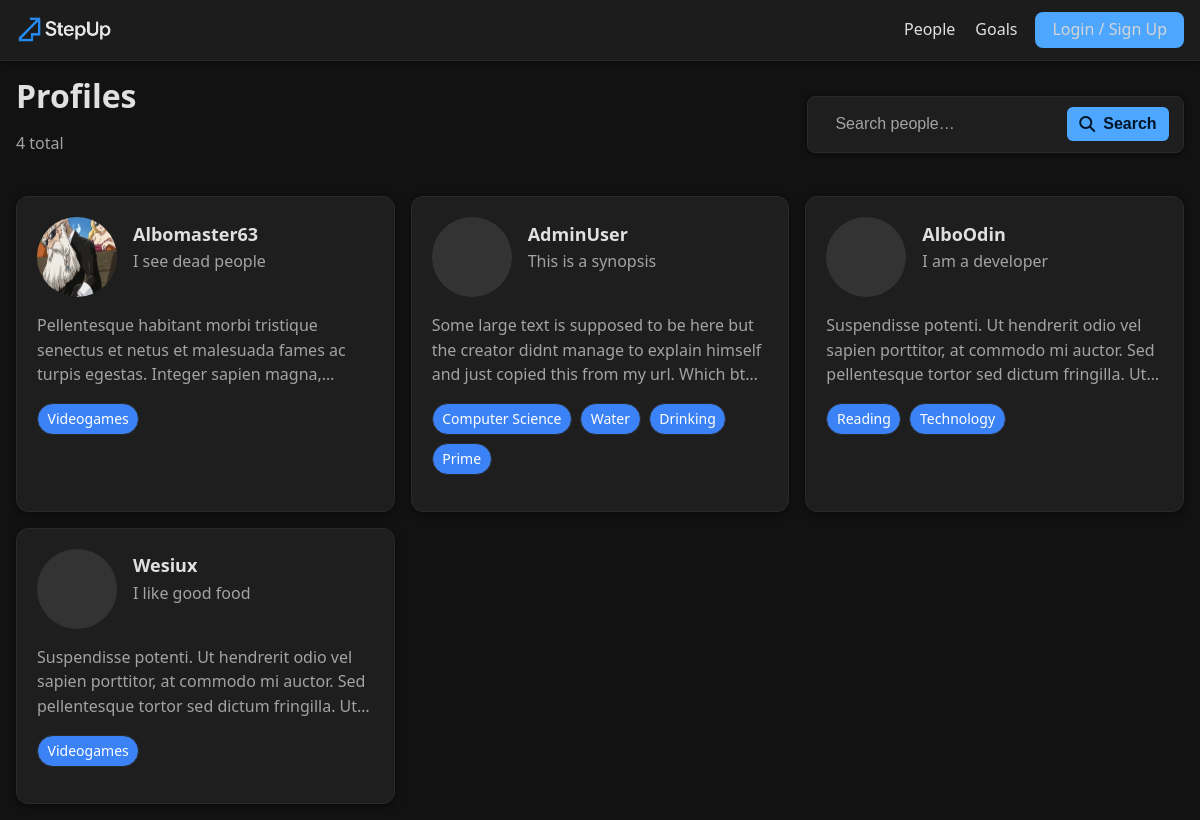
The page / on the database its author committed.
### users/models.py (models this page shows, shortened)
class Profile(models.Model):
    user = models.OneToOneField(User, on_delete=models.CASCADE, null=True, blank=True)
    name = models.CharField(max_length=50, null=True, blank=True)
    email = models.EmailField(max_length=254, null=True, blank=True)
    username = models.CharField(max_length=150, null=True, blank=True)
    country = models.CharField(max_length=150, null=True, blank=True)
    flag_url = models.CharField(max_length=2000, null=True, blank=True)
    synopsis = models.CharField(max_length=150, null=True, blank=True)
    bio = models.TextField(null=True, blank=True)
    profile_img = models.ImageField(
        null=True, blank=True, upload_to='profiles/', default='profiles/user-default.png')
    social_instagram = models.CharField(max_length=150, null=True, blank=True)
    social_twitter = models.CharField(max_length=150, null=True, blank=True)
    created = models.DateTimeField(auto_now_add=True)
    id = models.UUIDField(default=uuid.uuid4, unique=True,
                            primary_key=True, editable=False)

class Interest(models.Model):
    owner = models.ForeignKey(Profile, on_delete=models.CASCADE, null=True, blank=True)
    name = models.CharField(max_length=150, null=True, blank=True)
    created = models.DateTimeField(auto_now_add=True)
    id = models.UUIDField(default=uuid.uuid4, unique=True,
                            primary_key=True, editable=False)

### users/views.py (the view)
# urls.py: path('', views.profiles, name='profiles'),
def profiles(request):
    profilesObj, search_query = queryProfiles(request)
    context = {'profiles': profilesObj, 'search_query': search_query}
    return render(request, 'users/profiles.html', context)

### users/utils.py (called while the page is built)
def queryProfiles(request):
    search_query = ''
    if request.GET.get('q'):
        search_query = request.GET.get('q')
    interests = Interest.objects.filter(name__icontains=search_query)
    profilesObj = Profile.objects.distinct().filter(
                    Q(name__icontains=search_query) |
                    Q(synopsis__icontains=search_query) |
                    Q(interest__in = interests)
                )
    return profilesObj, search_query

### users/templates/users/profiles.html
{% extends "main.html" %}
{% block content %}
<main class="container">
  <header class="flex center-between" style="margin-bottom: var(--sp-6);">
    <div>
      <h1>Profiles</h1>
      <p class="muted">
        {{ profiles|length }} total
      </p>
    </div>
    <form class="search-bar" method="get" action="">
      <input type="search" name="q" value="{{ search_query }}" placeholder="Search people…" aria-label="Search profiles">
      <button class="btn btn-primary" type="submit"><i class="fa-solid fa-magnifying-glass"></i> Search</button>
    </form>
  </header>
  {% if profiles %}
  <section class="grid goals-grid" aria-label="Profiles list">
    {% for profile in profiles %}
    <article class="card">
      <a href="{% url 'profile' profile.id %}" style="display:block">
        <div class="profile-header">
          <img
            class="profile-pic"
            src="{{ profile.profile_img.url }}"
            alt="{{ profile.name }}"
            loading="lazy"
            decoding="async"
          />
          <div class="profile-info">
            <h3 style="margin: 0 0 var(--sp-1);">{{ profile.name }}</h3>
            {% if profile.synopsis %}
            <p class="muted clamp-1">
              {{ profile.synopsis }}
            </p>
            {% endif %}
          </div>
        </div>
        {% if profile.bio %}
        <p class="muted clamp-3" style="margin-top: var(--sp-4);">
          {{ profile.bio }}
        </p>
        {% endif %}
        <ul class="flex" style="flex-wrap: wrap; gap: var(--sp-2); margin-top: var(--sp-3);">
          {% for interest in profile.interest_set.all %}
            <li class="tag tag--blue">{{ interest.name }}</li>
          {% endfor %}
        </ul>
      </a>
    </article>
    {% endfor %}
  </section>
  {% else %}
  <section class="card" style="text-align:center; padding: var(--sp-8);">
    <h2>No profiles match</h2>
    <p class="muted" style="margin-top: var(--sp-2);">Create a profile to get started.</p>
    <a class="btn btn-primary" href="{% url 'register' %}" style="margin-top: var(--sp-4);">+ New Profile</a>
  </section>
  {% endif %}
</main>
{% endblock content %}

### templates/main.html (shortened to what this page needs)
{% load static %}
<!DOCTYPE html>
<html lang="en">
<head>
    <link
        rel="stylesheet"
        href="https://cdnjs.cloudflare.com/ajax/libs/font-awesome/6.5.2/css/all.min.css"
    />
    <link rel="stylesheet" href="{% static 'styles/main.css' %}" />
</head>
<body>
    {% include "navbar.html" %}
    {% block content %}
    {% endblock content %}
</body>
</html>

### templates/navbar.html (shortened to what this page needs)
{% load static %}
<nav class="navbar">
  <div class="nav-container nav-inner">
    <a href="/" class="nav-logo flex" style="align-items:center; gap:.5rem;">
      <img src="{% static 'images/stepup-logo.png' %}" alt="StepUp" style="height:32px; width:auto;">
    </a>
    <ul class="nav-links">
      <li><a href="{% url 'profiles' %}">People</a></li>
      <li><a href="{% url 'goals' %}">Goals</a></li>
      {% if request.user.is_authenticated %}
        <li><a href="{% url 'account' %}">My Account</a></li>
        <li>
          <a href="{% url 'logout' %}" class="btn btn-danger">Logout</a>
        </li>
      {% else %}
        <li>
          <a href="{% url 'login' %}" class="btn btn-primary">Login / Sign Up</a>
        </li>
      {% endif %}
    </ul>
  </div>
</nav>

### rows shown on the page
Profile: profile_img (picture), name "Albomaster63", synopsis "I see dead people", bio "Pellentesque habitant morbi tristique senectus et netus et malesuada fames ac turpis egestas. Integer sapien…"
Interest: name "Videogames"
Profile: profile_img (picture), name "AdminUser", synopsis "This is a synopsis", bio "Some large text is supposed to be here but the creator didnt manage to explain himself and just copied this from my url. Which…"
Interest: name "Computer Science"
Interest: name "Water"
Interest: name "Drinking"
Interest: name "Prime"
Profile: profile_img (picture), name "AlboOdin", synopsis "I am a developer", bio "Suspendisse potenti. Ut hendrerit odio vel sapien porttitor, at commodo mi auctor. Sed pellentesque tortor sed dictum fringilla.…"
Interest: name "Reading"
Interest: name "Technology"
Profile: profile_img (picture), name "Wesiux", synopsis "I like good food", bio "Suspendisse potenti. Ut hendrerit odio vel sapien porttitor, at commodo mi auctor. Sed pellentesque tortor sed dictum fringilla.…"
Interest: name "Videogames"

### other values the page prints
{{ profiles|length }} "4"
